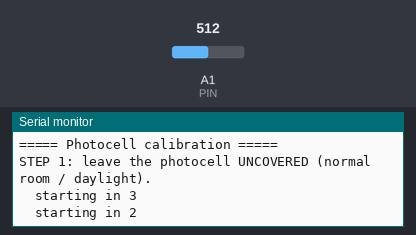
Simulated run of this sketch. Board: Arduino Uno, built with avr-gcc and run on an emulated ATmega328P. On the bench: the last lines printed to the serial monitor. The test bench sets the inputs (shaded band); at power-on: A1 (PIN) = 512.

Above: at 2.7 s.
2.8 s: A1 (PIN) set to 490
At 5.0 s:
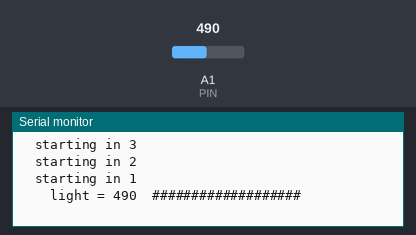
5.8 s: A1 (PIN) set to 510
At 6.5 s:
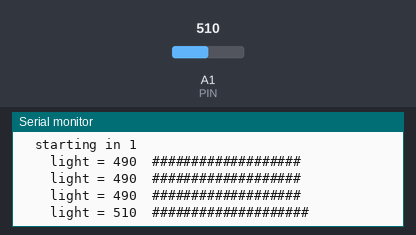
8.0 s: A1 (PIN) set to 306
At 8.5 s:
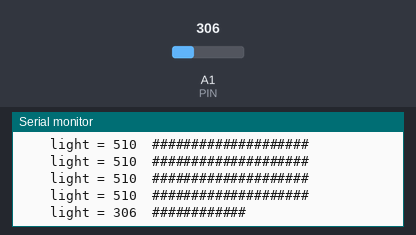
10.0 s: A1 (PIN) set to 122
At 12.9 s:
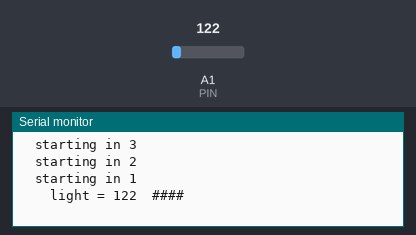
13.0 s: A1 (PIN) set to 50
At 13.5 s:
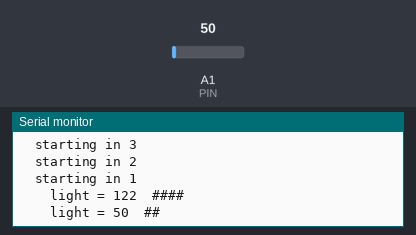
15.1 s: A1 (PIN) set to 20
At 15.6 s:
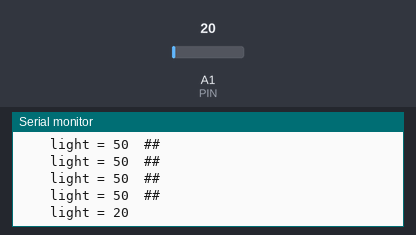
Timing chart, 0 to 18.1 s (numbered marks = the images above; inputs shaded):
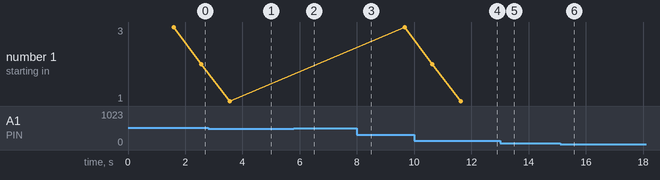

The sketch:

light_calibrate.ino
```cpp
/*
  Photocell calibration for air_station.ino
  Open Serial Monitor at 9600 baud and follow the prompts:
    1. leave the photocell uncovered (normal light)
    2. cover it with your hand (fake night)
  It prints the NIGHT_BELOW / DAY_ABOVE lines to paste into air_station.ino.
  Wiring: photocell row 45 -> 3.3V (or 5V), row 46 -> A1, 10k from row 46 -> GND.
*/
const int PIN = A1;

// Average the photocell for `ms` milliseconds, printing a live bar while it samples.
int sample(unsigned long ms) {
  long sum = 0; int n = 0;
  unsigned long start = millis(), lastPrint = 0;
  while (millis() - start < ms) {
    int v = analogRead(PIN);
    sum += v; n++;
    if (millis() - lastPrint > 500) {
      lastPrint = millis();
      Serial.print("    light = "); Serial.print(v); Serial.print("  ");
      for (int i = 0; i < v / 25; i++) Serial.print('#');
      Serial.println();
    }
    delay(20);
  }
  return sum / n;
}

void countdown(const char *what) {
  Serial.println(what);
  for (int s = 3; s > 0; s--) { Serial.print("  starting in "); Serial.println(s); delay(1000); }
}

void setup() {
  Serial.begin(9600);
  delay(1500);
}

void loop() {
  Serial.println();
  Serial.println("===== Photocell calibration =====");
  countdown("STEP 1: leave the photocell UNCOVERED (normal room / daylight).");
  int bright = sample(5000);
  Serial.print("  -> uncovered average: "); Serial.println(bright);

  countdown("STEP 2: COVER the photocell with your hand (fake night). Hold it there.");
  int dark = sample(5000);
  Serial.print("  -> covered average: "); Serial.println(dark);

  int gap = bright - dark;
  Serial.println();
  if (gap < 60) {
    Serial.println("PROBLEM: covered and uncovered are almost the same.");
    if (bright < 30) Serial.println("  Reading stays near 0: check the row 45 wire goes to 3.3V/5V and row 46 to A1.");
    else if (dark > 990) Serial.println("  Reading stays near 1023: the 10k resistor from row 46 to GND is missing.");
    else Serial.println("  Check the photocell legs are in rows 45 and 46, and A1's wire is in row 46.");
  } else {
    int nightBelow = dark + gap * 35 / 100;  // a bit above "covered"
    int dayAbove = dark + gap * 55 / 100;    // higher, so it doesn't flicker at dusk
    Serial.println("SUCCESS. Paste these two lines into air_station.ino (replace the old ones):");
    Serial.println();
    Serial.print("const int NIGHT_BELOW = "); Serial.print(nightBelow); Serial.println(";");
    Serial.print("const int DAY_ABOVE = "); Serial.print(dayAbove); Serial.println(";");
    Serial.println();
    Serial.println("Then upload air_station.ino and reconnect the website.");
  }
  Serial.println("Repeating in 10 s (press the Arduino's RESET button to restart sooner).");
  delay(10000);
}
```

Measured:
- after the input at 2.8 s, the serial monitor: prints a new line after 1.8 s (image 1)
- after the input at 5.8 s, the serial monitor: prints a new line after 0.27 s (image 2)
- after the input at 8.0 s, the serial monitor: prints a new line after 0.08 s (image 3)
- after the input at 10.0 s, the serial monitor: prints a new line after 2.6 s (image 4)
- after the input at 13.0 s, the serial monitor: prints a new line after 0.13 s (image 5)
- after the input at 15.1 s, the serial monitor: prints a new line at once (image 6)
